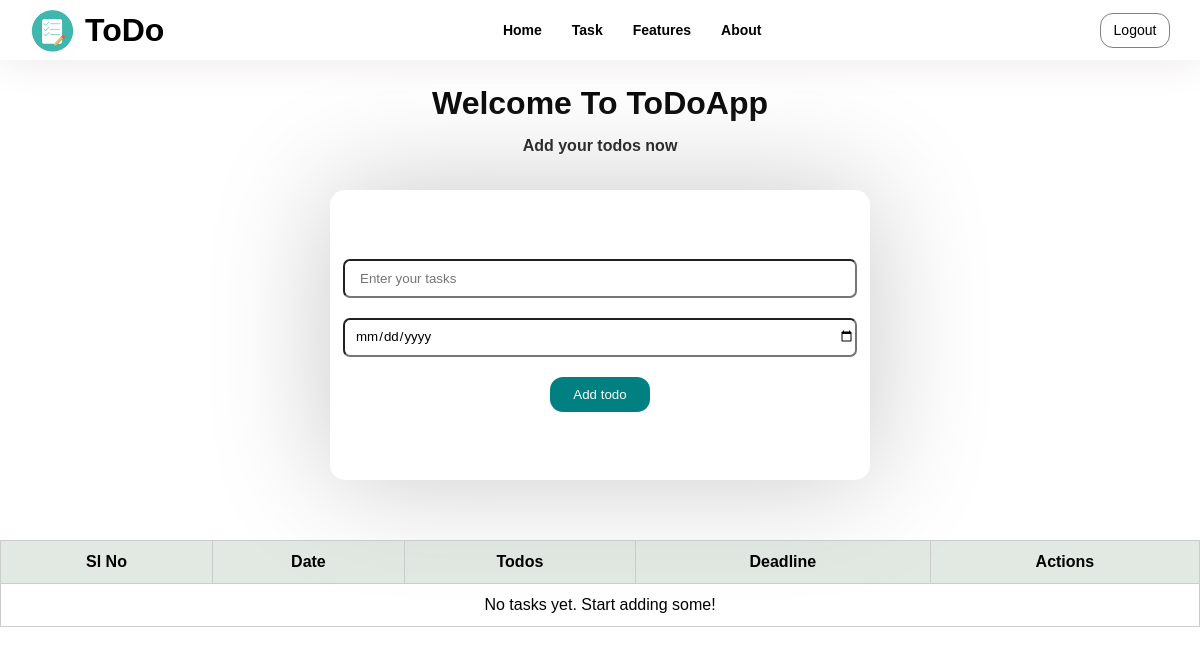
/add_task/ (signed in), run on an earlier commit of the app's database.
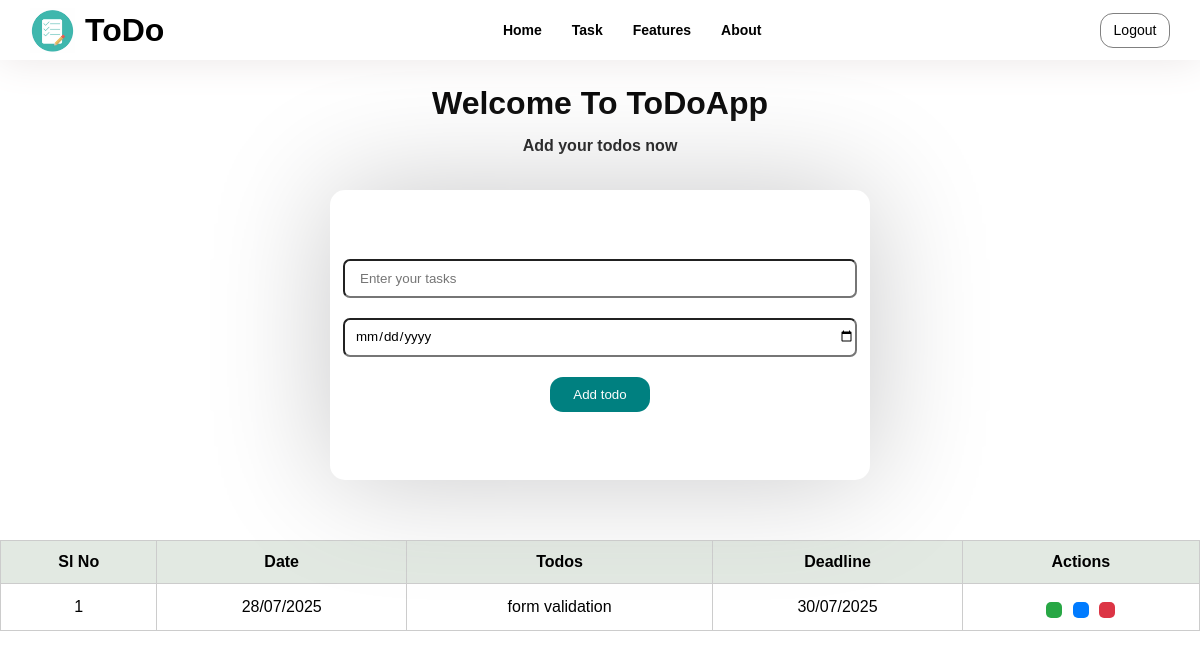
And on a later commit of the database.
### App/models.py (models this page shows, shortened)
class Task(models.Model):
    user = models.ForeignKey(User, on_delete=models.CASCADE)
    todos = models.CharField(max_length=255)
    created_date = models.DateField(auto_now_add=True)
    deadline = models.DateField()
    complete= models.BooleanField(default=False)

### App/views.py (the view, shortened to what this page needs)
# urls.py: path('add_task/', views.add_task, name='add_task'),
def add_task(request):
    tasks = Task.objects.filter(user=request.user)
    return render(request, 'tasks.html', {'tasks': tasks})

### App/templates/tasks.html (shortened to what this page needs)
{% load static %}
<!DOCTYPE html>
<html lang="en">
<head>
    <link rel="stylesheet" href="{% static 'css/tasks.css' %}">
</head>
<body>
    <div class="container">
        <div class="navbar">
            <div class="nav-left">
                <div class="logo">
                    <img src="{% static 'images/logo.png' %}" alt="" srcset="">
                </div>
                <h1>ToDo</h1>
            </div>
             <div class="nav-items-center">
                <a href="{% url 'homepage' %}"><h3>Home</h3></a>
                <a href="{% url 'add_task' %}"><h3>Task</h3></a>
                <a href="/#features"><h3>Features</h3></a>
                <a href="/#about"><h3>About</h3></a>
            </div>
            <div class="nav-right">
                <a href="{% url 'logout' %}"><button id="btn1" onclick="">Logout</button></a>
            </div>
        </div>
        <div class="head-section">
            <h1>Welcome To ToDoApp</h1>
            <h6>Add your todos now</h6>
        </div>
        <div class="form-container">
            <form action="{% url 'add_task' %}" method="POST">{% csrf_token %}
                <div class="addtodo">
                <input type="text" name="todos" placeholder="Enter your tasks">
                <input type="date" name="deadline" placeholder="">
                <button type="submit" id="add">Add todo</button>
                </div>
            </form>
        </div>
        <div class="todo-tables">
            <table>
                <thead>
                    <tr>
                        <th>Sl No</th>
                        <th>Date</th>
                        <th>Todos</th>
                        <th>Deadline</th>
                        <th>Actions</th>
                    </tr>
                </thead>
                <tbody>
                     {% for i in tasks %}
                    <tr>
                        <td>{{ forloop.counter }}</td>
                        {% if i.complete %}
                        <td style="text-decoration: line-through;">{{ i.created_date|date:"d/m/Y" }}</td>
                        <td style="text-decoration: line-through;">{{ i.todos }}</td>
                        <td style="text-decoration: line-through;">{{ i.deadline|date:"d/m/Y" }}</td>
                        {% else %}
                        <td>{{ i.created_date|date:"d/m/Y" }}</td>
                        <td>{{ i.todos }}</td>
                        <td>{{ i.deadline|date:"d/m/Y" }}</td>
                        {% endif %}
                        <td>
                            {% if i.complete %}
                            <a href="{% url 'taskclose' pk=i.pk %}"><button type="submit" class="btn black"><ion-icon name="close-circle-outline"></ion-icon></button></a>
                            <a href="{% url 'edit' pk=i.pk %}"><button type="submit" class="btn blue" ><ion-icon name="create-outline"></ion-icon> </button></a>
                            <a href="{% url 'taskdelete' pk=i.pk %}"><button type="submit" class="btn red"><ion-icon name="trash-outline"></ion-icon> </button></a>
                            {% else %}
                            <a href="{% url 'taskcomplete' pk=i.pk %}"><button type="submit" class="btn green"></button></a>
                            <a href="{% url 'edit' pk=i.pk %}"><button type="submit" class="btn blue" > </button></a>
                            <a href="{% url 'taskdelete' pk=i.pk %}"><button type="submit" class="btn red"> </button></a>
                            {% endif %}
                        </td>
                    </tr>
                    {% empty %}
                    <tr>
                        <td colspan="5">No tasks yet. Start adding some!</td>
                    </tr>
                    {% endfor %}
                </tbody>
            </table>
        </div>
    </div>
</body>
</html>

What changed in the data, as far as the page shows it:
added Task: created_date "28/07/2025", todos "form validation", deadline "30/07/2025", complete False (drawn)
Also different on the page:
text no longer shown: "No tasks yet. Start adding some!"
